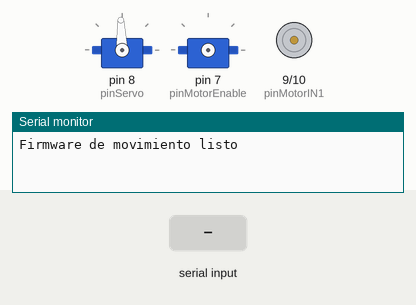
The sketch below on a simulated Arduino Uno, built with avr-gcc and run on an emulated ATmega328P. Parts: 2 × servo, motor-driver pin pairs drawn as motors (green arrow = first pin HIGH = forward, orange = second pin HIGH = backward, longer = more drive), the last lines printed to the serial monitor. Wiring (inferred from the names in the program): servo: signal pin 7. The test bench sets the inputs (shaded band). Servo pulses on a pin are drawn as a servo (544–2400 µs = 0–180°).

Above: at 1.2 s.
1.3 s: "f\n" received over Serial
At 1.45 s:
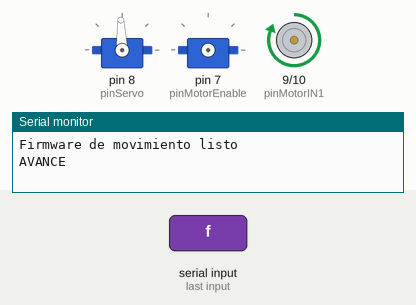
3.3 s: "r\n" received over Serial
At 3.49 s:
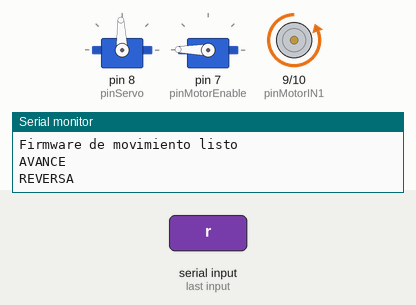
6.3 s: "F\n" received over Serial
At 7.1 s:
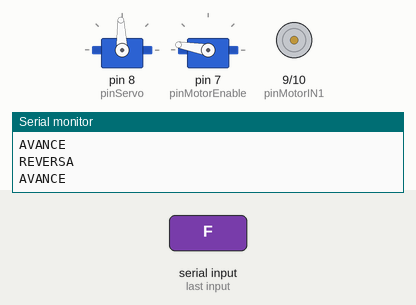
Timing chart, 0 to 9.3 s (numbered marks = the images above; inputs shaded):
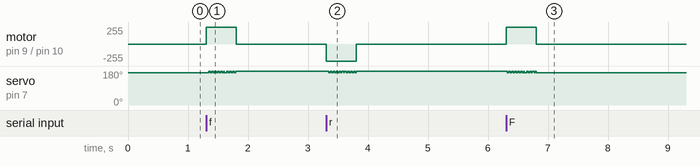

The sketch:

main.ino
```cpp
// Firmware base de movimiento para Arduino Uno.
//
// Protocolo serial a 115200 baudios:
//   <velocidad,angulo_logico>\n
// Ejemplos:
//   <120,92>    avance, dirección recta
//   <-120,92>   reversa, dirección recta
//   <120,75>    avance con dirección izquierda
//   <0,92>      parada y dirección recta
//
// El ángulo lógico 92 corresponde al centro físico recto verificado de 92 grados.

#include <Servo.h>

const int pinServo = 8;
const int pinMotorEnable = 7;
const int pinMotorIN1 = 9;
const int pinMotorIN2 = 10;

const int centroLogico = 92;
const int centroFisicoServo = 92;
// Modo temporal de prueba mecánica. Dejar en 0 para operación normal.
// En 1 se permite explorar el rango Servo.write() 0..180; no es un límite
// mecánico seguro y requiere supervisión inmediata con el robot detenido.
#define SERVO_LIMIT_TEST_MODE 1
const int limiteFisicoMinimo = SERVO_LIMIT_TEST_MODE ? 0 : 60;
const int limiteFisicoMaximo = SERVO_LIMIT_TEST_MODE ? 180 : 120;
const int velocidadMaxima = 255;

const unsigned long communicationTimeoutMs = 500;
// D7 no tiene PWM por hardware en Arduino Uno. Se usa un PWM por software
// sobre el mismo pin para que <45,...> entregue menos potencia que <255,...>
// sin modificar el cableado actual del L298N.
const unsigned long motorPwmPeriodUs = 5000;

Servo direccion;
unsigned long lastValidCommandMs = 0;
int motorTargetDuty = 0;

int logicalToServoAngle(int logicalAngle) {
  return centroFisicoServo + (logicalAngle - centroLogico);
}

bool writeLogicalAngle(int logicalAngle) {
  int servoAngle = logicalToServoAngle(logicalAngle);

  if (servoAngle < limiteFisicoMinimo || servoAngle > limiteFisicoMaximo) {
    return false;
  }

  direccion.write(servoAngle);
  return true;
}

void stopMotor() {
  motorTargetDuty = 0;
  digitalWrite(pinMotorEnable, LOW);
  digitalWrite(pinMotorIN1, LOW);
  digitalWrite(pinMotorIN2, LOW);
}

void updateMotorEnable() {
  if (motorTargetDuty <= 0) {
    digitalWrite(pinMotorEnable, LOW);
    return;
  }

  unsigned long highTimeUs = (motorPwmPeriodUs * motorTargetDuty) / velocidadMaxima;
  unsigned long cyclePositionUs = micros() % motorPwmPeriodUs;
  digitalWrite(pinMotorEnable, cyclePositionUs < highTimeUs ? HIGH : LOW);
}

void setMotorSpeed(int speed) {
  speed = constrain(speed, -velocidadMaxima, velocidadMaxima);

  if (speed == 0) {
    stopMotor();
    return;
  }

  if (speed > 0) {
    digitalWrite(pinMotorIN1, HIGH);
    digitalWrite(pinMotorIN2, LOW);
  } else {
    digitalWrite(pinMotorIN1, LOW);
    digitalWrite(pinMotorIN2, HIGH);
  }

  motorTargetDuty = abs(speed);
}

bool parseMotionCommand(const String& command, int& speed, int& logicalAngle) {
  if (!command.startsWith("<") || !command.endsWith(">")) {
    return false;
  }

  int commaIndex = command.indexOf(',');
  if (commaIndex < 2 || commaIndex >= command.length() - 1) {
    return false;
  }

  String speedText = command.substring(1, commaIndex);
  String angleText = command.substring(commaIndex + 1, command.length() - 1);

  speed = speedText.toInt();
  logicalAngle = angleText.toInt();

  int servoAngle = logicalToServoAngle(logicalAngle);
  return servoAngle >= limiteFisicoMinimo && servoAngle <= limiteFisicoMaximo;
}

void processCommand(String command) {
  command.trim();

  int speed = 0;
  int logicalAngle = centroLogico;

  if (parseMotionCommand(command, speed, logicalAngle)) {
    writeLogicalAngle(logicalAngle);
    setMotorSpeed(speed);
    lastValidCommandMs = millis();
    Serial.println("OK");
    return;
  }

  // Comandos manuales conservados para pruebas desde el monitor serial.
  if (command == "f" || command == "F") {
    writeLogicalAngle(centroLogico);
    setMotorSpeed(120);
    lastValidCommandMs = millis();
    Serial.println("AVANCE");
  } else if (command == "r" || command == "R") {
    writeLogicalAngle(centroLogico);
    setMotorSpeed(-120);
    lastValidCommandMs = millis();
    Serial.println("REVERSA");
  } else if (command == "s" || command == "S") {
    stopMotor();
    lastValidCommandMs = millis();
    Serial.println("PARADA");
  } else if (command == "c" || command == "C") {
    writeLogicalAngle(centroLogico);
    lastValidCommandMs = millis();
    Serial.println("CENTRO");
  } else {
    stopMotor();
    Serial.println("Comando invalido");
  }
}

void setup() {
  pinMode(pinMotorEnable, OUTPUT);
  pinMode(pinMotorIN1, OUTPUT);
  pinMode(pinMotorIN2, OUTPUT);
  stopMotor();

  direccion.attach(pinServo);
  writeLogicalAngle(centroLogico);

  Serial.begin(115200);
  Serial.setTimeout(10);
  lastValidCommandMs = millis();
  Serial.println("Firmware de movimiento listo");
}

void loop() {
  updateMotorEnable();

  if (Serial.available() > 0) {
    String command = Serial.readStringUntil('\n');
    processCommand(command);
  }

  if (millis() - lastValidCommandMs > communicationTimeoutMs) {
    stopMotor();
  }

  updateMotorEnable();
}
```

Measured:
- after the input at 1.3 s, motor on pin 9 (pinMotorIN1) / pin 10 (pinMotorIN2): stopped → forward 255/255 at once, → stopped 0.50 s later; servo on pin 7 (pinMotorEnable): alternates 179° for 0.02 s and 170° for 0.03 s, 19 changes in all, then stays 179°, starting after 0.05 s
- after the input at 3.3 s, motor on pin 9 (pinMotorIN1) / pin 10 (pinMotorIN2): stopped → backward 255/255 at once, → stopped 0.50 s later; servo on pin 7 (pinMotorEnable): alternates 179° for 0.02 s and 170° for 0.03 s, 20 changes in all, then stays 179°, starting at once
- after the input at 6.3 s, motor on pin 9 (pinMotorIN1) / pin 10 (pinMotorIN2): stopped → forward 255/255 at once, → stopped 0.50 s later; servo on pin 7 (pinMotorEnable): alternates 179° for 0.02 s and 170° for 0.02 s, 21 changes in all, then stays 170°, starting at once
